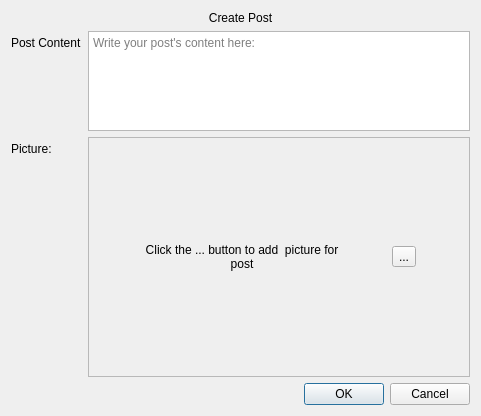
<?xml version="1.0" encoding="UTF-8"?>
<ui version="4.0">
 <class>CreatePostDialog</class>
 <widget class="QDialog" name="CreatePostDialog">
  <property name="geometry">
   <rect>
    <x>0</x>
    <y>0</y>
    <width>481</width>
    <height>416</height>
   </rect>
  </property>
  <property name="sizePolicy">
   <sizepolicy hsizetype="Preferred" vsizetype="Fixed">
    <horstretch>0</horstretch>
    <verstretch>0</verstretch>
   </sizepolicy>
  </property>
  <property name="windowTitle">
   <string>Create Post</string>
  </property>
  <layout class="QFormLayout" name="formLayout">
   <item row="0" column="0" colspan="2">
    <widget class="QLabel" name="create_post_lbl">
     <property name="sizePolicy">
      <sizepolicy hsizetype="Preferred" vsizetype="Fixed">
       <horstretch>0</horstretch>
       <verstretch>0</verstretch>
      </sizepolicy>
     </property>
     <property name="text">
      <string>Create Post</string>
     </property>
     <property name="alignment">
      <set>Qt::AlignCenter</set>
     </property>
    </widget>
   </item>
   <item row="1" column="0">
    <widget class="QLabel" name="post_content_lbl">
     <property name="text">
      <string>Post Content</string>
     </property>
    </widget>
   </item>
   <item row="1" column="1">
    <widget class="QPlainTextEdit" name="post_content">
     <property name="maximumSize">
      <size>
       <width>16777215</width>
       <height>100</height>
      </size>
     </property>
     <property name="placeholderText">
      <string>Write your post's content here:</string>
     </property>
    </widget>
   </item>
   <item row="2" column="0">
    <widget class="QLabel" name="post_picture_lbl">
     <property name="text">
      <string>Picture:</string>
     </property>
    </widget>
   </item>
   <item row="3" column="0" colspan="2">
    <widget class="QDialogButtonBox" name="buttonBox">
     <property name="orientation">
      <enum>Qt::Horizontal</enum>
     </property>
     <property name="standardButtons">
      <set>QDialogButtonBox::Cancel|QDialogButtonBox::Ok</set>
     </property>
    </widget>
   </item>
   <item row="2" column="1">
    <widget class="QFrame" name="frame">
     <property name="frameShape">
      <enum>QFrame::StyledPanel</enum>
     </property>
     <property name="frameShadow">
      <enum>QFrame::Raised</enum>
     </property>
     <layout class="QHBoxLayout" name="horizontalLayout">
      <item>
       <widget class="QLabel" name="post_pic">
        <property name="minimumSize">
         <size>
          <width>200</width>
          <height>200</height>
         </size>
        </property>
        <property name="maximumSize">
         <size>
          <width>200</width>
          <height>200</height>
         </size>
        </property>
        <property name="text">
         <string>Click the ... button to add  picture for post</string>
        </property>
        <property name="alignment">
         <set>Qt::AlignCenter</set>
        </property>
        <property name="wordWrap">
         <bool>true</bool>
        </property>
       </widget>
      </item>
      <item>
       <widget class="QToolButton" name="select_pic">
        <property name="text">
         <string>...</string>
        </property>
       </widget>
      </item>
     </layout>
    </widget>
   </item>
  </layout>
 </widget>
 <resources/>
 <connections>
  <connection>
   <sender>buttonBox</sender>
   <signal>accepted()</signal>
   <receiver>CreatePostDialog</receiver>
   <slot>accept()</slot>
   <hints>
    <hint type="sourcelabel">
     <x>248</x>
     <y>254</y>
    </hint>
    <hint type="destinationlabel">
     <x>157</x>
     <y>274</y>
    </hint>
   </hints>
  </connection>
  <connection>
   <sender>buttonBox</sender>
   <signal>rejected()</signal>
   <receiver>CreatePostDialog</receiver>
   <slot>reject()</slot>
   <hints>
    <hint type="sourcelabel">
     <x>316</x>
     <y>260</y>
    </hint>
    <hint type="destinationlabel">
     <x>286</x>
     <y>274</y>
    </hint>
   </hints>
  </connection>
 </connections>
</ui>
